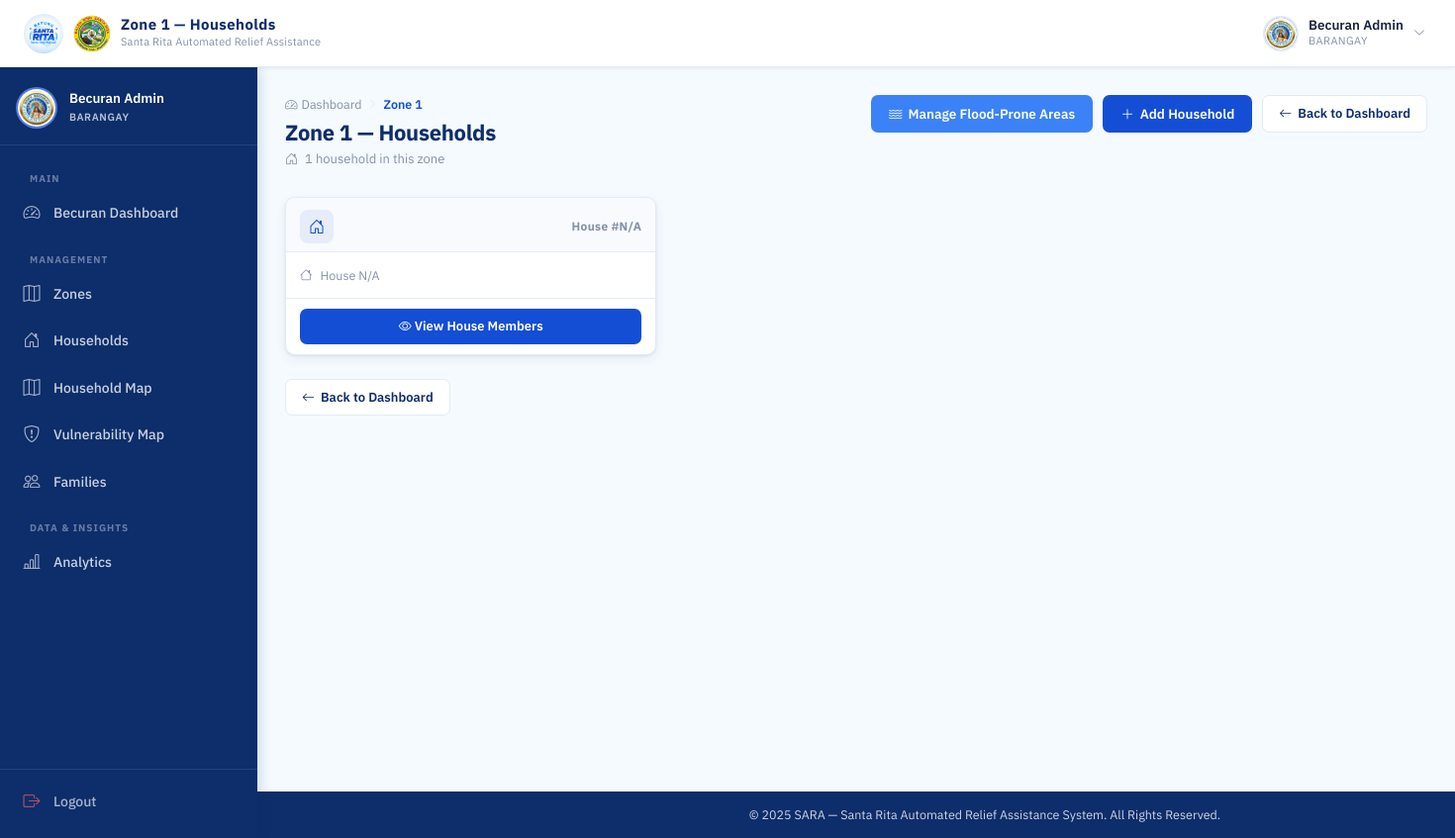
The page /barangay/zones/1/ (signed in) on the database as committed earlier.
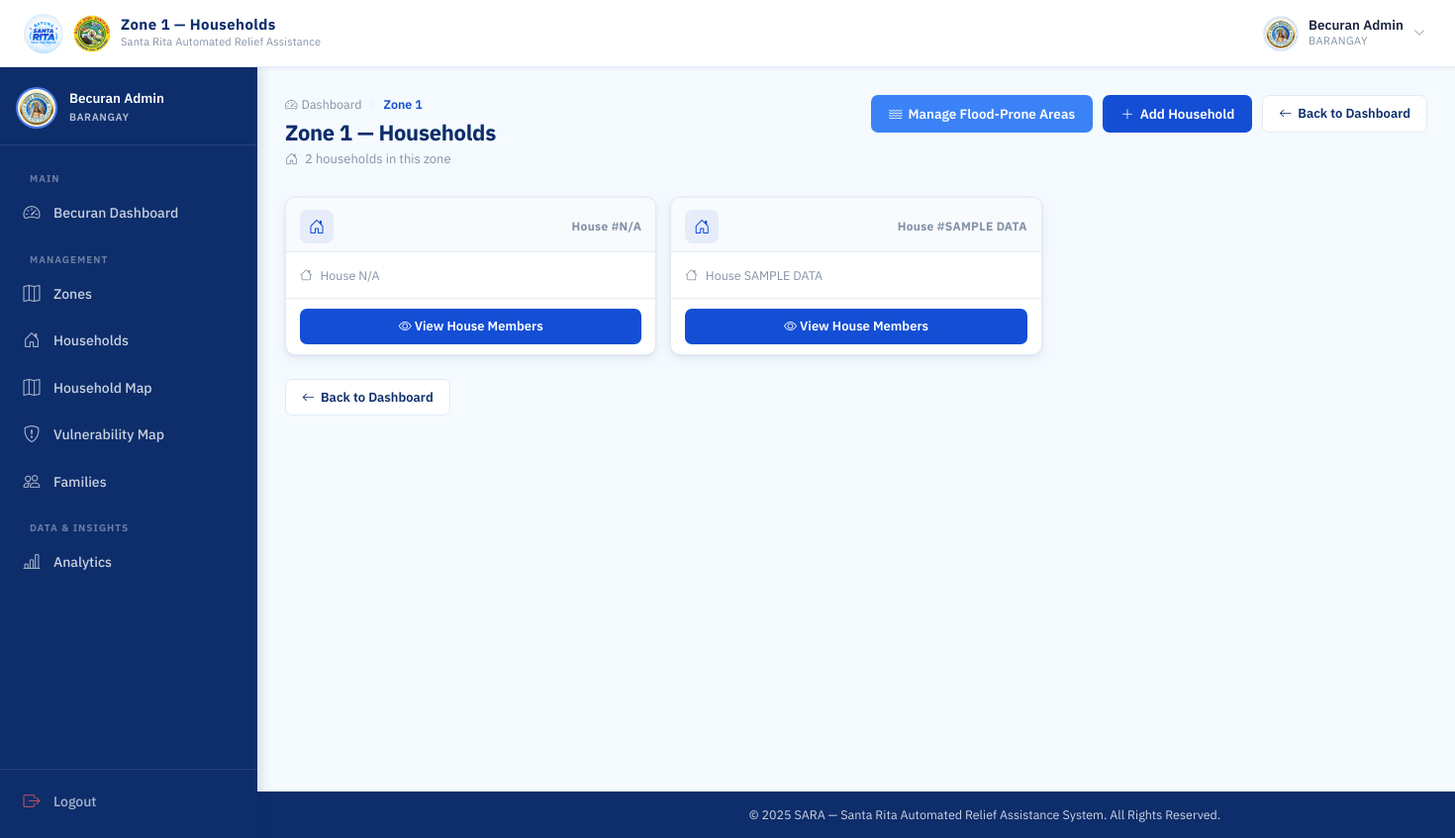
The same page on the database as committed later.
### households/models.py (models this page shows, shortened)
class Household(models.Model):
    barangay = models.ForeignKey(Barangay, on_delete=models.CASCADE, related_name='households')
    zone = models.ForeignKey(Zone, on_delete=models.CASCADE, related_name='households')
    LAND_USE_CHOICES = (
        ('RESIDENTIAL', 'Residential'),
        ('AGRICULTURAL', 'Agricultural'),
        ('COMMERCIAL', 'Commercial'),
        ('INDUSTRIAL', 'Industrial'),
        ('INSTITUTIONAL', 'Institutional'),
        ('FISHING', 'Fishing'),
    )
    HAZARD_CHOICES = (
        ('NONE', 'No Hazard'),
        ('FLOOD', 'Flood'),
        ('LANDSLIDE', 'Landslide'),
        ('FIRE', 'Fire'),
        ('EARTHQUAKE', 'Earthquake/Fault'),
        ('RIVERBANK_EROSION', 'Riverbank Erosion'),
        ('OTHER', 'Other'),
    )
    house_number = models.CharField(max_length=50)
    land_use = models.CharField(max_length=20, choices=LAND_USE_CHOICES)
    hazard_exposure = models.CharField(max_length=20, choices=HAZARD_CHOICES)
    flood_depth = models.CharField(max_length=50, blank=True)
    flood_frequency = models.CharField(max_length=50, blank=True)
    hazard_other_description = models.CharField(max_length=255, blank=True)
    accessibility = models.CharField(max_length=255, blank=True)
    location_notes = models.CharField(max_length=255, blank=True)
    latitude = models.DecimalField(max_digits=9, decimal_places=6, null=True, blank=True)
    longitude = models.DecimalField(max_digits=9, decimal_places=6, null=True, blank=True)

### households/views.py (the view)
# urls.py: path('barangay/zones/<int:zone_id>/', views.zone_detail, name='zone_detail'),
@login_required(login_url='login')
@session_protected
def zone_detail(request, zone_id):
    if request.user.role != 'BARANGAY':
        return HttpResponseForbidden("Access Denied")
    zone = get_object_or_404(Zone, id=zone_id, barangay=request.user.barangay)
    households = Household.objects.filter(zone=zone)
    return render(request, 'households/zone_detail.html', {
        'zone': zone,
        'households': households
    })

### accounts/context_processors.py (called while the page is built)
def auth_required(request):
    return {
        'requires_auth': request.user.is_authenticated
    }

### accounts/models.py (called while the page is built)
    def __str__(self):
        return self.name

### households/templates/households/zone_detail.html (shortened to what this page needs)
{% extends 'base.html' %}
{% load static %}
{% block navbar_title %}{{ zone.name }} — Households{% endblock %}
{% block css %}
<link rel="stylesheet" href="{% static 'css/mswdo_dashboard.css' %}">
<link rel="stylesheet" href="{% static 'css/barangay_accounts.css' %}">
<link rel="stylesheet" href="{% static 'css/barangay_list.css' %}">
<link rel="stylesheet" href="{% static 'css/households.css' %}">
<link rel="stylesheet" href="{% static 'css/scan_rfid.css' %}">
{% endblock %}
{% block content %}
<div class="dash-page-header">
  <div>
    <div class="page-breadcrumb">
      <a href="{% url 'barangay_dashboard' %}" class="breadcrumb-link">
        <i class="bi bi-speedometer2"></i> Dashboard
      </a>
      <i class="bi bi-chevron-right breadcrumb-sep"></i>
      <span class="breadcrumb-current">{{ zone.name }}</span>
    </div>
    <h1 class="dash-page-title">{{ zone.name }} — Households</h1>
    <p class="dash-page-sub">
      <i class="bi bi-house-door me-1"></i>
      {{ households|length }} household{{ households|length|pluralize }} in this zone
    </p>
  </div>
  <div class="dash-header-actions">
    <a href="{% url 'manage_flood_prone_areas' zone.id %}" class="btn-dash-primary" style="background-color: #3b82f6; border-color: #3b82f6;">
      <i class="bi bi-water"></i> Manage Flood-Prone Areas
    </a>
    <a href="{% url 'add_household' zone.id %}" class="btn-dash-primary">
      <i class="bi bi-plus-lg"></i> Add Household
    </a>
    <a href="{% url 'barangay_dashboard' %}" class="btn-dash-outline">
      <i class="bi bi-arrow-left"></i> Back to Dashboard
    </a>
  </div>
</div>
{% if households %}
<div class="hh-grid">
  {% for household in households %}
  <div class="hh-card" style="cursor: pointer;" onclick="openHouseholdModal({{ household.id }})">
    <div class="hh-card__header">
      <div class="hh-card__icon"><i class="bi bi-house-door"></i></div>
      <span class="hh-card__num">House #{{ household.house_number }}</span>
    </div>
    <div class="hh-card__body">
      <p class="hh-card__family">
        <i class="bi bi-house me-1"></i>House {{ household.house_number }}
      </p>
    </div>
    <div class="hh-card__footer">
      <a href="{% url 'household_detail' household.id %}" class="btn-dash-primary hh-card__btn text-center w-100 d-inline-block" onclick="event.stopPropagation()">
        <i class="bi bi-eye"></i> View House Members
      </a>
    </div>
  </div>
  {% endfor %}
</div>
{% endif %}
<div class="page-back-row">
  <a href="{% url 'barangay_dashboard' %}" class="btn-dash-outline">
    <i class="bi bi-arrow-left"></i> Back to Dashboard
  </a>
</div>
{% endblock %}

Rows that differ between the two databases and show on the page:
added Household: house_number "SAMPLE DATA"
Other text that changed with them:
{{ households|length }}: "1" → "2"
